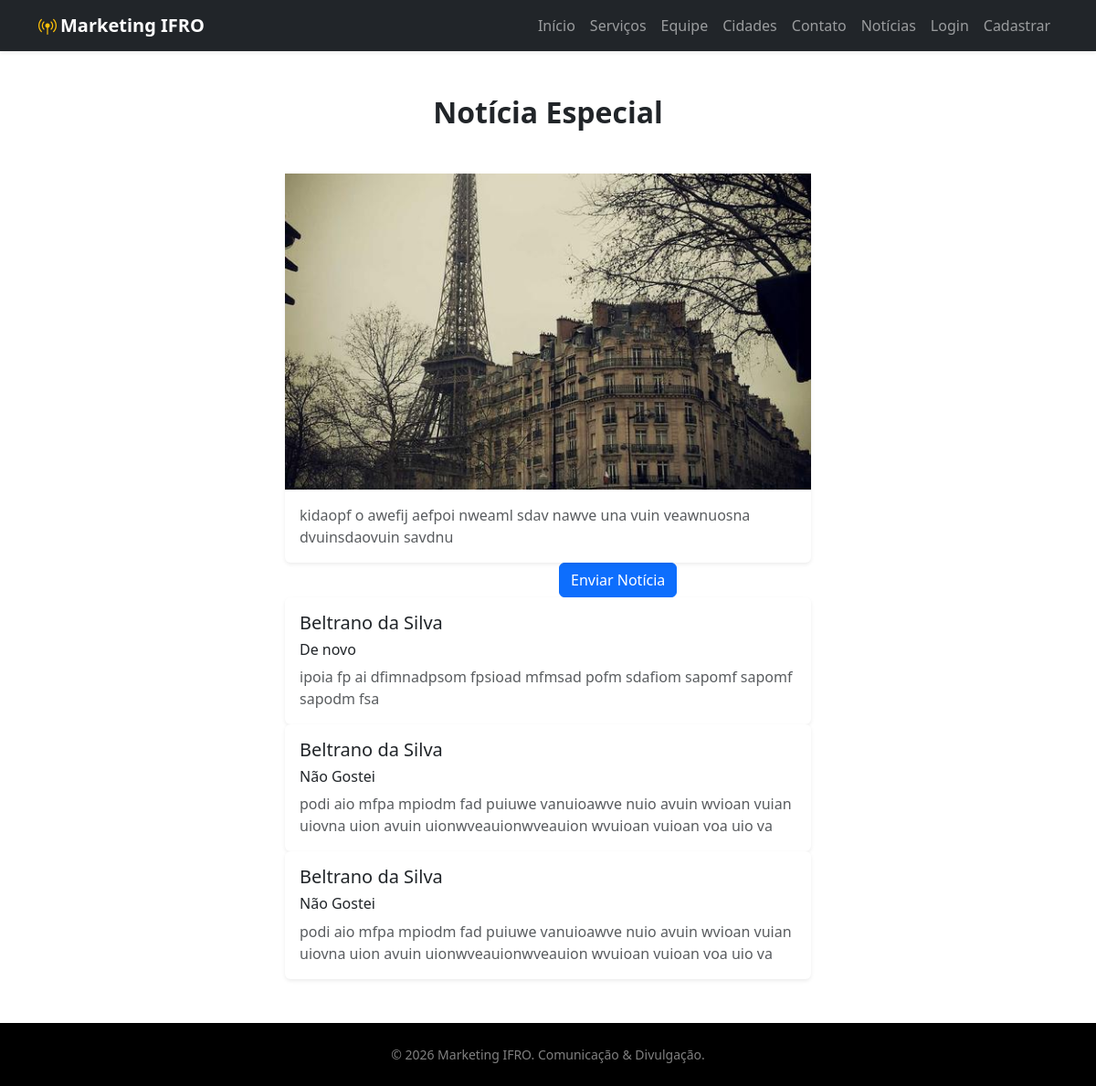
/noticias/noticia/8, run on the app's committed database.
### noticias/models.py (models this page shows, shortened)
class Noticia(models.Model):
    objects = models.Manager()
    publicados = PublicadosManager()
    STATUS_CHOICES = (
        ('publicado', 'Publicado'),
        ('rascunho', 'Rascunho'),
    )
    titulo = models.CharField(max_length=100)
    slug = models.SlugField(max_length=100, unique=True)
    texto = models.TextField()
    criado_em = models.DateTimeField(auto_now_add=True)
    status = models.CharField(max_length=9, choices=STATUS_CHOICES,
                              default='rascunho')
    autor = models.ForeignKey(get_user_model(), on_delete=models.SET_DEFAULT, default=1)
    imagem_principal = StdImageField(upload_to='servicos',
                                    variations={'thumb': {'width': 480,
                                                 'height': 360,
                                                 'crop': True}})
    class Meta:
        verbose_name = 'Notícia'
        verbose_name_plural = 'Notícias'
        ordering = ['status', '-criado_em']

class Comentario(models.Model):
    noticia = models.ForeignKey('Noticia', on_delete=models.CASCADE,
                                related_name='comentarios')
    titulo = models.CharField(max_length=100)
    texto = models.TextField()
    autor = models.ForeignKey(get_user_model(), on_delete=models.CASCADE)
    criado_em = models.DateTimeField(auto_now_add=True)
    class Meta:
        verbose_name='Comentário'
        verbose_name_plural='Comentários'
        ordering = ['criado_em']

### noticias/views.py (the view)
# urls.py: path('noticia/<int:pk>', views.DetailNoticia.as_view(), name='detalhe_noticia'),
class DetailNoticia(DetailView):
    template_name = 'new/detalhe.html'
    model = Noticia
    context_object_name = 'noticia'
    def get_context_data(self, **kwargs):
        contexto = super().get_context_data(**kwargs)
        comentarios = self.get_object().comentarios.order_by('-criado_em')
        contexto['coments'] = comentarios
        return contexto

### noticias/templates/new/detalhe.html (shortened to what this page needs)
{% extends 'base.html' %}
{% block conteudo %}
  <section class="py-5">
    <div class="container w-50">
      <div class="text-center mb-5">
        <h2 class="fw-bold">{{ noticia.titulo }}</h2>
      </div>
      <div class="row g-4">
        <div>
          <div class="card h-100 border-0 shadow-sm">
            <img src="{{ noticia.imagem_principal.url }}" class="img-fluid w-100 mx-auto"
                 alt="{{ noticia.titulo|truncatewords:10 }}" />
            <div class="card-body">
              <p class="card-text text-muted">{{ noticia.texto }}</p>
            </div>
          </div>
        </div>
      </div>
      <div class="row g-4">
        <div class="col-6">
        </div>
        <div class="col-6">
            <form action="{% url 'noticias:enviarnew' %}" method="POST">
            <input type="submit" class="btn btn-primary" value="Enviar Notícia">
            </form>
        </div>
      </div>
    </div>
    <div class="container w-50">
        {% for c in coments %}
        <div class="row g-4">
        <div>
          <div class="card h-100 border-0 shadow-sm">
            <div class="card-body">
                <h5>{{ c.autor.get_full_name }}</h5>
                <h6>{{ c.titulo }}</h6>
              <p class="card-text text-muted">{{ c.texto }}</p>
            </div>
          </div>
        </div>
      </div>
        {% endfor %}
    </div>
  </section>
{% endblock %}

### core/static/css/style.css (style rules this page uses)
:root { --ifro-bg: #0b3d2e; }
html { scroll-behavior: smooth; }
section { scroll-margin-top: 70px; }

### data on the page
Noticia: titulo "Notícia Especial", imagem_principal (picture), texto "kidaopf o awefij aefpoi nweaml sdav nawve una vuin veawnuosna dvuinsdaovuin savdnu"
Comentario: autor.get_full_name "Beltrano da Silva", titulo "De novo", texto "ipoia fp ai dfimnadpsom fpsioad mfmsad pofm sdafiom sapomf sapomf sapodm fsa"
Comentario: autor.get_full_name "Beltrano da Silva", titulo "Não Gostei", texto "podi aio mfpa mpiodm fad puiuwe vanuioawve nuio avuin wvioan vuian uiovna uion avuin uionwveauionwveauion wvuioan vuioan voa uio va"
Comentario: autor.get_full_name "Beltrano da Silva", titulo "Não Gostei", texto "podi aio mfpa mpiodm fad puiuwe vanuioawve nuio avuin wvioan vuian uiovna uion avuin uionwveauionwveauion wvuioan vuioan voa uio va"
